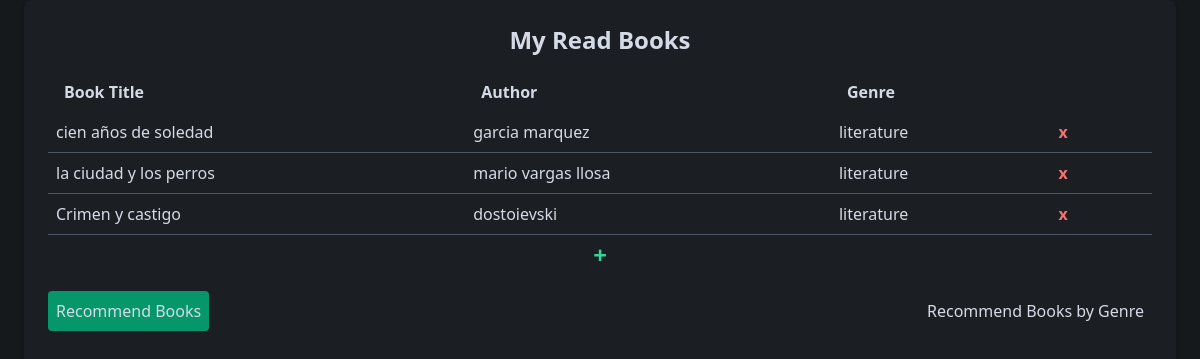
Before: / with the older database file.
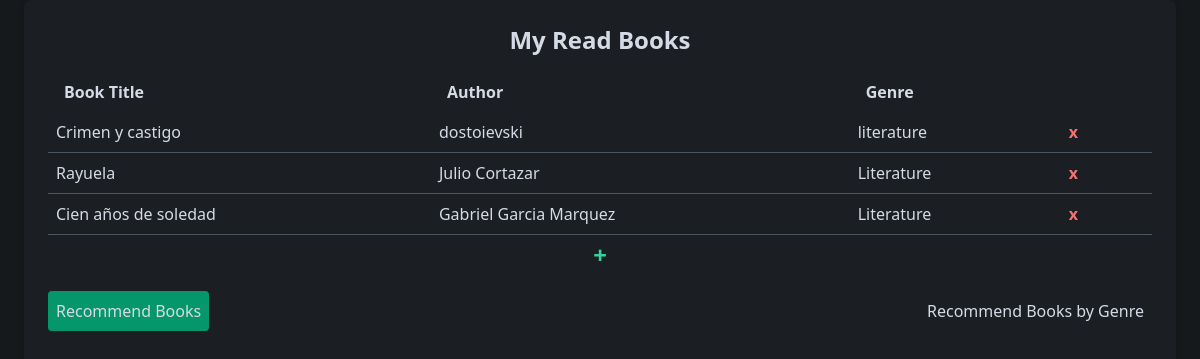
After: the same page with the newer database file.
### tables this page shows
CREATE TABLE books (
                id INTEGER PRIMARY KEY AUTOINCREMENT,
                title TEXT NOT NULL,
                author TEXT NOT NULL,
                genre TEXT NOT NULL
            );

### main.py (the view)
@app.get("/", response_class=HTMLResponse)
async def read_books(request: Request):
    with get_db_connection() as conn:
        books = conn.execute('SELECT * FROM books').fetchall()
    return templates.TemplateResponse("index.html", {"request": request, "books": books})

### templates/index.html (shortened to what this page needs)
<!DOCTYPE html>
<html lang="en">
<head>
    <link href="https://cdn.jsdelivr.net/npm/tailwindcss@2.2.19/dist/tailwind.min.css" rel="stylesheet">
</head>
<body class="flex items-center justify-center min-h-screen">
    <div class="w-full h-screen max-w-6xl p-6 bg-custom rounded-lg shadow-md ">
        <h1 class="text-2xl font-bold mb-4 text-center ">My Read Books</h1>
        <div class="overflow-x-auto ">
            <table class="min-w-full  bg-custom rounded-lg text-left">
                <thead>
                    <tr class="bg-[#7e9c8c]">
                        <th class="py-2 px-4 font-bold text-[#d5dbe6]">Book Title</th>
                        <th class="py-2 px-4 font-bold text-[#d5dbe6]">Author</th>
                        <th class="py-2 px-4 font-bold text-[#d5dbe6]">Genre</th>
                    </tr>
                </thead>
                <tbody>
                    {% for book in books %}
                        <tr class="border-b border-gray-600 ">
                            <td class="py-2 px-2">{{ book['title'] }}</td>
                            <td class="py-2 px-2">{{ book['author'] }}</td>
                            <td class="py-2 px-2">{{ book['genre'] }}</td>
                            <td class="py-2 px-2 ">
                                <form action="/delete_book/" method="post" class="ml-2 inline">
                                    <button type="submit" class=" hover:bg-red-900 font-bold text-red-400 rounded transition duration-300 px-2">x</button>
                                </form>
                            </td>
                        </tr>
                    {% endfor %}
                </tbody>
            </table>
        </div>
        <div class="flex justify-center mb-4">
            <button onclick="toggleAddBookForm()" class="text-green-400 p-1 hover:bg-green-900 rounded transition duration-300 font-bold text-2xl">+</button>
        </div>
        <div class="flex justify-between mt-4">
            <form action="/recommend/" method="post" class="mr-2">
                <button type="submit" class="w-full p-2 bg-green-600 hover:bg-green-900 rounded transition duration-300">Recommend Books</button>
            </form>
            <form action="/recommend_by_genre/" method="post" class="ml-2">
                <button type="button" onclick="toggleGenreField()" class="w-full p-2 bg-[#4fc3a4] hover:bg-[#43b89c] rounded transition duration-300">Recommend Books by Genre</button>
            </form>
        </div>
    </div>
</body>
</html>

### templates/index.html (style rules this page uses)
body { background-color: #16191c; color: #d5dbe6; }
.bg-custom { background-color: #1b1e22; }

Changed rows visible on the page:
removed books: title "cien años de soledad", author "garcia marquez", genre "literature"
removed books: title "la ciudad y los perros", author "mario vargas llosa", genre "literature"
added books: title "Rayuela", author "Julio Cortazar", genre "Literature"
added books: title "Cien años de soledad", author "Gabriel Garcia Marquez", genre "Literature"
